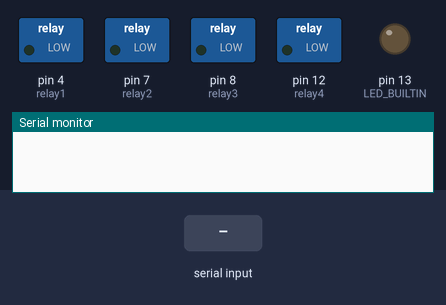
A sketch run on a simulated Arduino Uno, built with avr-gcc and run on an emulated ATmega328P. Parts: switched loads named in the sketch (green lamp = pin HIGH), output pins drawn as LEDs (lit = HIGH), the last lines printed to the serial monitor. The inputs (shaded band) are chosen by the test bench.

Above: at 1.2 s.
1.3 s: "SET_VALVE_ON\n" received over Serial
At 2.0 s:
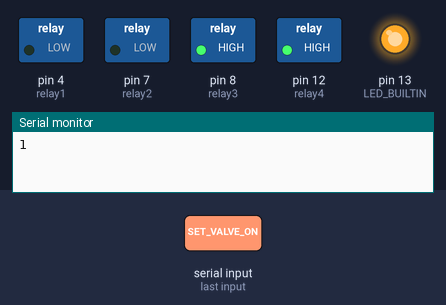
2.8 s: "SET_VALVE_OFF\n" received over Serial
At 3.2 s:
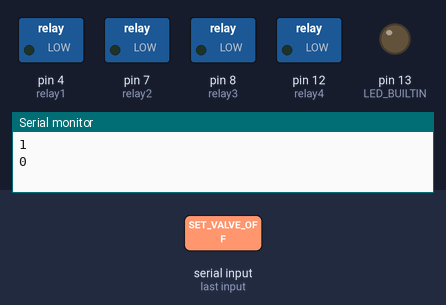
Timing chart, 0 to 5.8 s (numbered marks = the images above; inputs shaded):
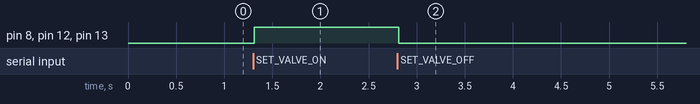

The sketch:

flowDirection.ino
```cpp
/*
NMRshuttle
Flow direction relay

Arduino relay to control solenoid valves for temperature control
fluid flow direction. Uses Arduino A000110 Arduino Quad Relay.
Relays automatically switch direction after set delay. TTL trigger
from spectrometer blocks the relay for 10 seconds to prevent the
flow direction switching during acquisition.

Delay for switching can be sent to arduino as interger values in
seconds. Sending the command 'STATUS' returns the current status
(ON, OFF, HOLD, ERROR). The command 'POS' returns the postion of
the valves (1= ON, 0= OFF). The valve position can be set manually
using the commands 'SET_VALVE_ON' and 'SET_VALVE_OFF'. The module
is activated and deactivated using the commands 'SWITCH_ON' and
'SWITCH_OFF'.

(c) Andrew Hall 2020
a.m.r.hall@ed.ac.uk

version 1.2
Jul 2020
*/


// define pins used by relay shield
const int relay1 = 4;
const int relay2 = 7;
const int relay3 = 8;
const int relay4 = 12;
const int ttl = A0;


// Variables that will change:
bool ttl_working = true;          // status of ttl input line
bool on = false;                   // module on/off state
int valveState = LOW;             // valveState used to set the valve
bool hold = false;                // hold state used to prevent switching during acquisition
String errs;                      // string for holding error messages


// Generally, you should use "unsigned long" for variables that hold time
// The value will quickly become too large for an int to store
unsigned long previousMillis = 0;        // will store last time valve was switched
unsigned long holdStart = 0;             // will store start time for hold
unsigned long switchDelay = 300;             // default value for valve switching delay
unsigned long holdDelay = 10;               // delay to prevent switching during acquisition

void setup() {
  // initialize serial:
  Serial.begin(9600);
  Serial.setTimeout(100);
  // make the pins outputs:
  pinMode(relay1, OUTPUT);
  pinMode(relay2, OUTPUT);
  pinMode(relay3, OUTPUT);
  pinMode(relay4, OUTPUT);
  pinMode(LED_BUILTIN, OUTPUT);

  // TTL input should be high when module switched on (active low logic)
  // if no signal is detected return error message.
  if (analogRead(ttl) < 500) {
    ttl_working = false;
    errs += "ERROR: No signal from TTL input";
  }
}


void loop() {

  // if there's any serial available, read it:
  while (Serial.available() > 0) {

    String line = Serial.readStringUntil('\n');

    // check for switch on request
    if (line.indexOf("SWITCH_ON") >= 0) {
      on= true;
      Serial.println("ON");
    }

    // check for switch off request
    else if (line.indexOf("SWITCH_OFF") >= 0) {
      on= false;
      valveState = LOW;
      setPosition(valveState);
      Serial.println("OFF");
    }

    // check for set valve position on request
    else if (line.indexOf("SET_VALVE_ON") >= 0) {
      valveState = HIGH;
      setPosition(valveState);
      Serial.println(valveState);
    }

    // check for set valve position off request
    else if (line.indexOf("SET_VALVE_OFF") >= 0) {
      valveState = LOW;
      setPosition(valveState);
      Serial.println(valveState);
    }

    // check for status request
    else if (line.indexOf("STATUS") >= 0) {
      if (on == false) {
        Serial.println("OFF");
      }
      else if (errs.length() > 0) {
        Serial.println(errs);
      }
      else if (hold == true) {
        Serial.println("HOLD");
      }
      else {
        Serial.println("ON");
      }
    }

    // check for position request
    else if (line.indexOf("POS") >= 0) {
      Serial.println(valveState);
    }

    // if serial input is an integer, store this as the switching delay
    else if (line.toInt() > 0) {
      switchDelay = line.toInt();
      Serial.print("DELAY: ");
      Serial.println(switchDelay);
    }
  }


  if (on == true) {
    // check to make sure spectrometer hasn't triggered acquisition to start
    // if it has then start the holding delay. If no input was detected on the
    // TTL line when the module was started then this step is skipped.
    // Note that Bruker spectrometers use active low logic.
    if (analogRead(ttl) < 500 && ttl_working == true) {
      hold = true;
      holdStart = millis();
    }


    // get current time in milliseconds
    unsigned long currentMillis = millis();


    // if in hold mode wait for the hold delay to end
    if (hold == true) {
      if (currentMillis - holdStart >= (holdDelay*1000)) {
        hold = false;
      }
    }


    // otherwise check to see if it's time to switch the valve; that is, if the
    // difference between the current time and last time you switched the valve is
    // bigger than the switching time delay.
    else if (currentMillis - previousMillis >= (switchDelay*1000)) {

      previousMillis = currentMillis;

      // if the valves are off turn them on and vice-versa:
      if (valveState == LOW) {
        valveState = HIGH;
      } else {
        valveState = LOW;
      }

      setPosition(valveState);
    }
  }
}

void setPosition(int state) {
  // set the relays with the valveState of the variable:
    digitalWrite(LED_BUILTIN, state);
    digitalWrite(relay3, state);
    digitalWrite(relay4, state);
}
```

Measured:
- after the input at 1.3 s, pin 8 (relay3), pin 12 (relay4), pin 13 (LED_BUILTIN): LOW → HIGH at once
- after the input at 2.8 s, pin 8 (relay3), pin 12 (relay4), pin 13 (LED_BUILTIN): HIGH → LOW at once
